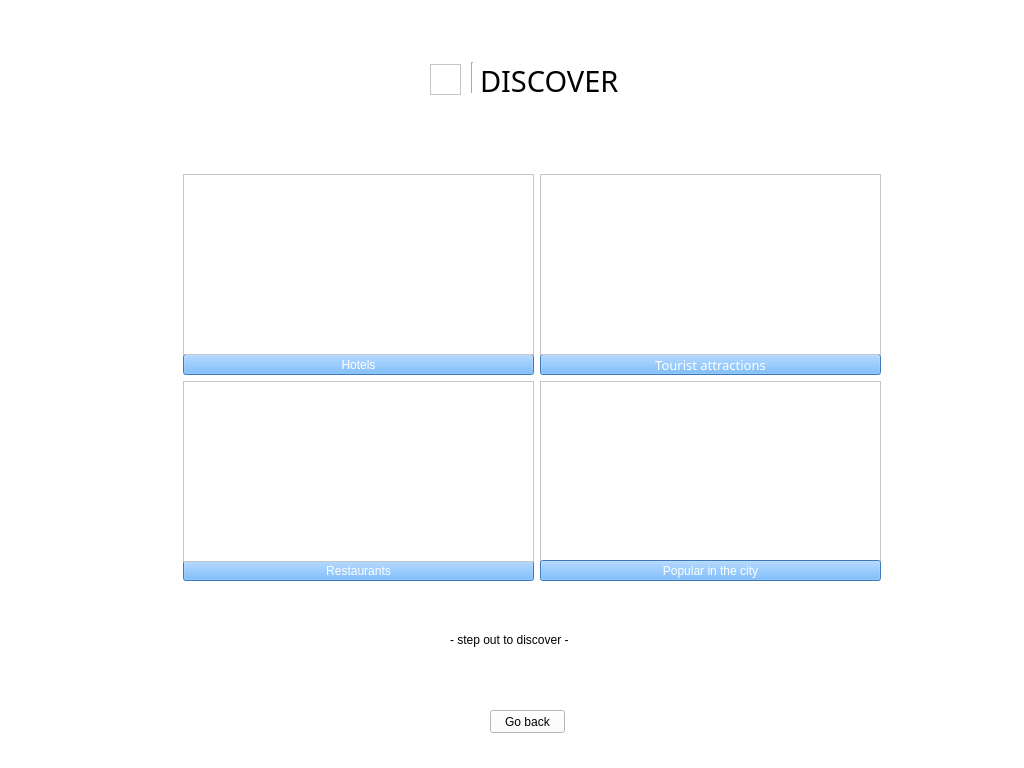
<?xml version="1.0" encoding="UTF-8"?>
<ui version="4.0">
 <class>MainWindow</class>
 <widget class="QMainWindow" name="MainWindow">
  <property name="geometry">
   <rect>
    <x>0</x>
    <y>0</y>
    <width>1024</width>
    <height>768</height>
   </rect>
  </property>
  <property name="font">
   <font>
    <family>DM Sans</family>
    <pointsize>22</pointsize>
   </font>
  </property>
  <property name="windowTitle">
   <string>Discover</string>
  </property>
  <property name="styleSheet">
   <string notr="true">background-color: rgb(255, 255, 255);</string>
  </property>
  <widget class="QWidget" name="centralwidget">
   <widget class="QPushButton" name="pushButton_6">
    <property name="geometry">
     <rect>
      <x>540</x>
      <y>560</y>
      <width>341</width>
      <height>21</height>
     </rect>
    </property>
    <property name="styleSheet">
     <string notr="true">background-color: rgb(85, 170, 255);
font: 57 10pt &quot;DM Sans&quot;;
color: rgb(255, 255, 255);</string>
    </property>
    <property name="text">
     <string>Popular in the city</string>
    </property>
   </widget>
   <widget class="QPushButton" name="pushButton">
    <property name="geometry">
     <rect>
      <x>183</x>
      <y>560</y>
      <width>351</width>
      <height>21</height>
     </rect>
    </property>
    <property name="styleSheet">
     <string notr="true">background-color: rgb(85, 170, 255);
font: 57 10pt &quot;DM Sans&quot;;
color: rgb(255, 255, 255);
</string>
    </property>
    <property name="text">
     <string>Restaurants</string>
    </property>
   </widget>
   <widget class="QGraphicsView" name="graphicsView_3">
    <property name="geometry">
     <rect>
      <x>183</x>
      <y>381</y>
      <width>351</width>
      <height>181</height>
     </rect>
    </property>
    <property name="styleSheet">
     <string notr="true">border-image: url(:/newPrefix/restaur.jfif);</string>
    </property>
   </widget>
   <widget class="QLabel" name="label_4">
    <property name="geometry">
     <rect>
      <x>450</x>
      <y>630</y>
      <width>201</width>
      <height>20</height>
     </rect>
    </property>
    <property name="styleSheet">
     <string notr="true">color: rgb(0, 0, 0);
font: 57 12pt &quot;DM Sans&quot;;</string>
    </property>
    <property name="text">
     <string>- step out to discover -</string>
    </property>
   </widget>
   <widget class="QPushButton" name="pushButton_3">
    <property name="geometry">
     <rect>
      <x>183</x>
      <y>354</y>
      <width>351</width>
      <height>21</height>
     </rect>
    </property>
    <property name="styleSheet">
     <string notr="true">background-color: rgb(85, 170, 255);
font: 57 10pt &quot;DM Sans&quot;;
color: rgb(255, 255, 255);
</string>
    </property>
    <property name="text">
     <string>Hotels</string>
    </property>
    <property name="flat">
     <bool>false</bool>
    </property>
   </widget>
   <widget class="QPushButton" name="pushButton_5">
    <property name="geometry">
     <rect>
      <x>540</x>
      <y>354</y>
      <width>341</width>
      <height>21</height>
     </rect>
    </property>
    <property name="font">
     <font>
      <family>DM Sans</family>
      <pointsize>10</pointsize>
      <weight>7</weight>
      <italic>false</italic>
      <bold>false</bold>
     </font>
    </property>
    <property name="styleSheet">
     <string notr="true">background-color: rgb(85, 170, 255);
font: 57 10pt &quot;DM Sans&quot;;
color: rgb(255, 255, 255);</string>
    </property>
    <property name="text">
     <string>Tourist attractions</string>
    </property>
   </widget>
   <widget class="QGraphicsView" name="graphicsView_2">
    <property name="geometry">
     <rect>
      <x>540</x>
      <y>174</y>
      <width>341</width>
      <height>181</height>
     </rect>
    </property>
    <property name="styleSheet">
     <string notr="true">border-image: url(:/newPrefix/toursit.jfif);</string>
    </property>
   </widget>
   <widget class="QGraphicsView" name="graphicsView_4">
    <property name="geometry">
     <rect>
      <x>540</x>
      <y>381</y>
      <width>341</width>
      <height>191</height>
     </rect>
    </property>
    <property name="styleSheet">
     <string notr="true">border-image: url(:/newPrefix/city.jpg);</string>
    </property>
   </widget>
   <widget class="QGraphicsView" name="graphicsView">
    <property name="geometry">
     <rect>
      <x>183</x>
      <y>174</y>
      <width>351</width>
      <height>181</height>
     </rect>
    </property>
    <property name="styleSheet">
     <string notr="true">border-image: url(:/newPrefix/hotel.jfif);</string>
    </property>
   </widget>
   <widget class="QGraphicsView" name="graphicsView_5">
    <property name="geometry">
     <rect>
      <x>430</x>
      <y>64</y>
      <width>31</width>
      <height>31</height>
     </rect>
    </property>
    <property name="styleSheet">
     <string notr="true">border-image: url(:/newPrefix/DiscoverIcon.png);</string>
    </property>
   </widget>
   <widget class="Line" name="line">
    <property name="geometry">
     <rect>
      <x>464</x>
      <y>62</y>
      <width>16</width>
      <height>31</height>
     </rect>
    </property>
    <property name="orientation">
     <enum>Qt::Vertical</enum>
    </property>
   </widget>
   <widget class="QLabel" name="label">
    <property name="geometry">
     <rect>
      <x>480</x>
      <y>60</y>
      <width>151</width>
      <height>41</height>
     </rect>
    </property>
    <property name="font">
     <font>
      <family>DM Sans</family>
      <pointsize>22</pointsize>
     </font>
    </property>
    <property name="text">
     <string>DISCOVER</string>
    </property>
   </widget>
   <widget class="QPushButton" name="accGoback">
    <property name="geometry">
     <rect>
      <x>490</x>
      <y>710</y>
      <width>75</width>
      <height>23</height>
     </rect>
    </property>
    <property name="styleSheet">
     <string notr="true">font: 10pt &quot;DM Sans&quot;;</string>
    </property>
    <property name="text">
     <string>Go back</string>
    </property>
   </widget>
   <zorder>pushButton_3</zorder>
   <zorder>pushButton</zorder>
   <zorder>graphicsView_3</zorder>
   <zorder>label_4</zorder>
   <zorder>pushButton_5</zorder>
   <zorder>graphicsView_2</zorder>
   <zorder>graphicsView_4</zorder>
   <zorder>graphicsView</zorder>
   <zorder>graphicsView_5</zorder>
   <zorder>line</zorder>
   <zorder>label</zorder>
   <zorder>pushButton_6</zorder>
   <zorder>accGoback</zorder>
  </widget>
 </widget>
 <resources>
  <include location="discover.qrc"/>
  <include location="source02.qrc"/>
 </resources>
 <connections/>
</ui>
